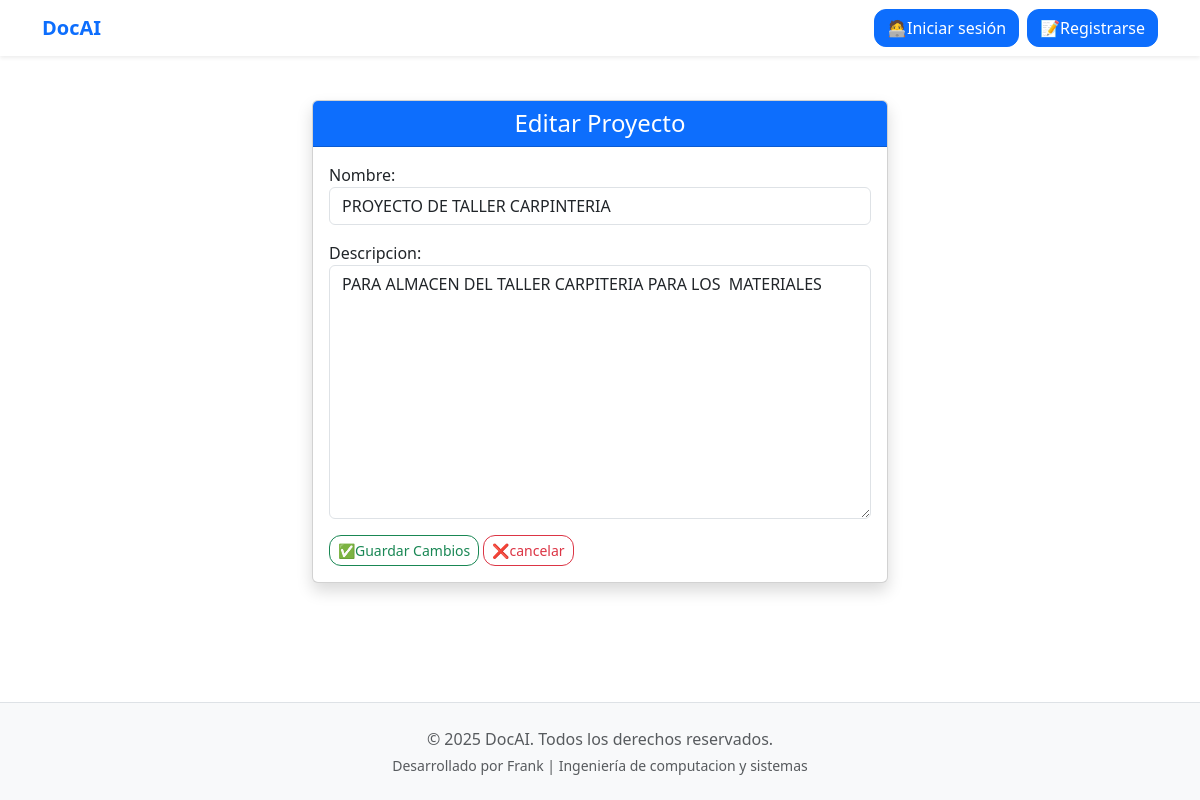
Page /proyecto/14/editar/ on the committed database.
### documentacion/models.py (models this page shows, shortened)
class Project(models.Model):
    nombre = models.CharField(max_length=100)
    descripcion = models.TextField(blank=True)
    propietario = models.ForeignKey(User, on_delete=models.CASCADE)
    creado = models.DateTimeField(auto_now_add=True)

### documentacion/views.py (the view)
# urls.py: path('proyecto/<int:pk>/editar/', views.editar_proyecto, name='editar_proyecto'), # este codigo se agrego para el editar
def editar_proyecto(request, pk):
    proyecto = get_object_or_404(Project, pk=pk)
    if request.method == 'POST':
        form = ProjectForm(request.POST, instance=proyecto)
        if form.is_valid():
            form.save()
            return redirect('dashboard')
    else:
        form = ProjectForm(instance=proyecto)
    return render(request, 'documentacion/editar_proyecto.html', {'form': form, 'proyecto': proyecto})

### documentacion/forms.py
class ProjectForm(forms.ModelForm):
    class Meta:
        model = Project
        fields = ['nombre', 'descripcion']

### documentacion/templates/documentacion/editar_proyecto.html (shortened to what this page needs)
{% extends 'base.html' %}
{% load widget_tweaks %}
{% block content %}
<div class="container mt-1" style="max-width: 600px;">
    <div class="card shadow">
        <div class="card-header bg-primary text-white text-center">
            <h4 class="mb-0">Editar Proyecto</h4>
        </div>
        <div class="card-body">
            <form method="post" novalidate>
                <div class="mb-3">
                    {{ form.nombre.label_tag }}
                    {{ form.nombre|add_class:"form-control" }}
                </div>
                <div class="mb-3">
                    {{ form.descripcion.label_tag }}
                    {{ form.descripcion|add_class:"form-control" }}
                </div>
                <div class="mt-3">
                    <button type="submit" class="btn btn-outline-success btn-sm">✅Guardar Cambios</button>
                    <a href="{% url 'dashboard' %}" class="btn btn-outline-danger btn-sm">❌cancelar</a>
                </div>
            </form>
        </div>
    </div>
</div>
{% endblock %}

### static/css/styles.css (style rules this page uses)
body { scroll-behavior: smooth; }
.card { transition: transform 0.2s ease-in-out, box-shadow 0.3s; }
.btn { border-radius: 0.75rem; }

### rows in the picture
Project: nombre "PROYECTO DE TALLER CARPINTERIA", descripcion "PARA ALMACEN DEL TALLER CARPITERIA PARA LOS MATERIALES"
